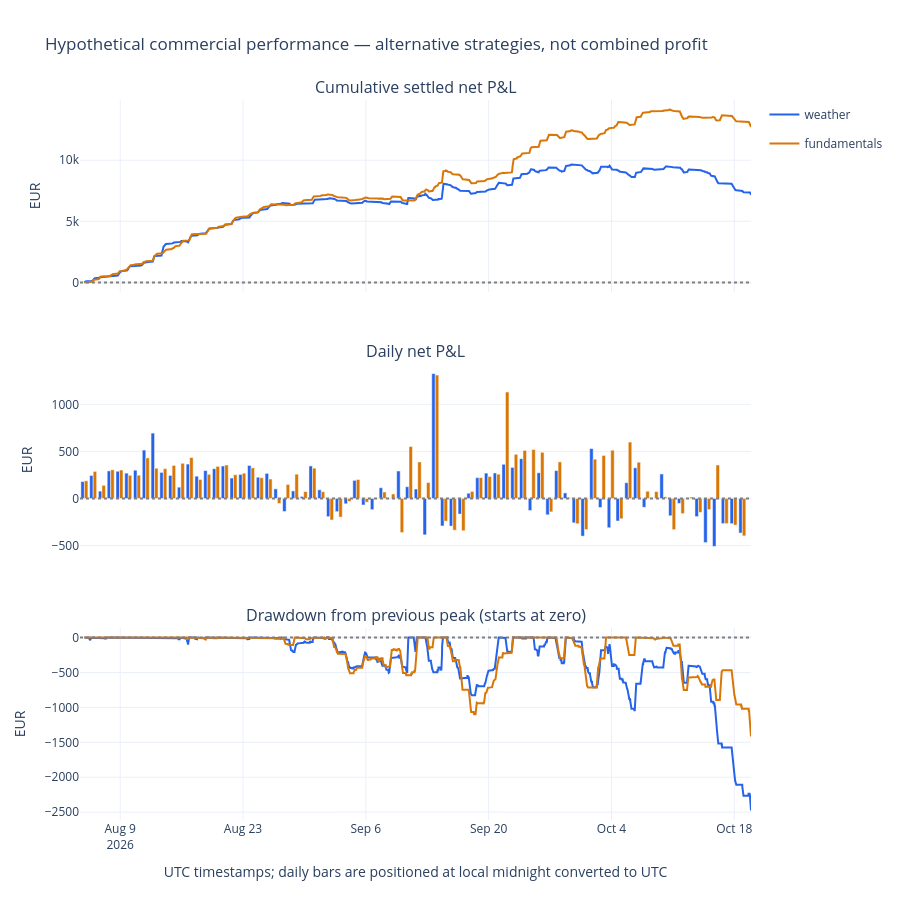

Notebook source saved alongside this figure:
### Markdown cell above
## Settlement and a numerical example
For signed energy $Q$ (positive for a buy, negative for a sell):

$$\mathrm{net\ P\&L}=Q(P^{DA}-K_{execution})-|Q|\times fee.$$

Suppose prediction = EUR 120/MWh and quote midpoint = EUR 100/MWh. With the defaults, ask = 102 and buy execution price = 102.5. Expected net edge = 120 − 102.5 − 0.5 = EUR 17/MWh, above the EUR 5 buffer.

For 1 MW over 15 minutes, Q = 0.25 MWh. If actual DA settles at EUR 90/MWh:

`net P&L = 0.25 × (90 − 102.5) − 0.25 × 0.5 = −€3.25`.

You can lose money despite a positive predicted edge. Forecast error itself is not P&L; the contract entry price, signed volume and costs determine P&L.

### Code cell
ledger = result['ledger']
columns = ['model','prediction','quote_mid','bid','ask','action','quantity_mwh',
           'execution_price','actual_da','fees_eur','expected_net_pnl_eur','net_pnl_eur']
display(ledger.loc[ledger.quantity_mwh.ne(0),columns].head(20).round(3))
commercial_performance_figure(result).show()
display(result['daily'].head(10).round(3))
